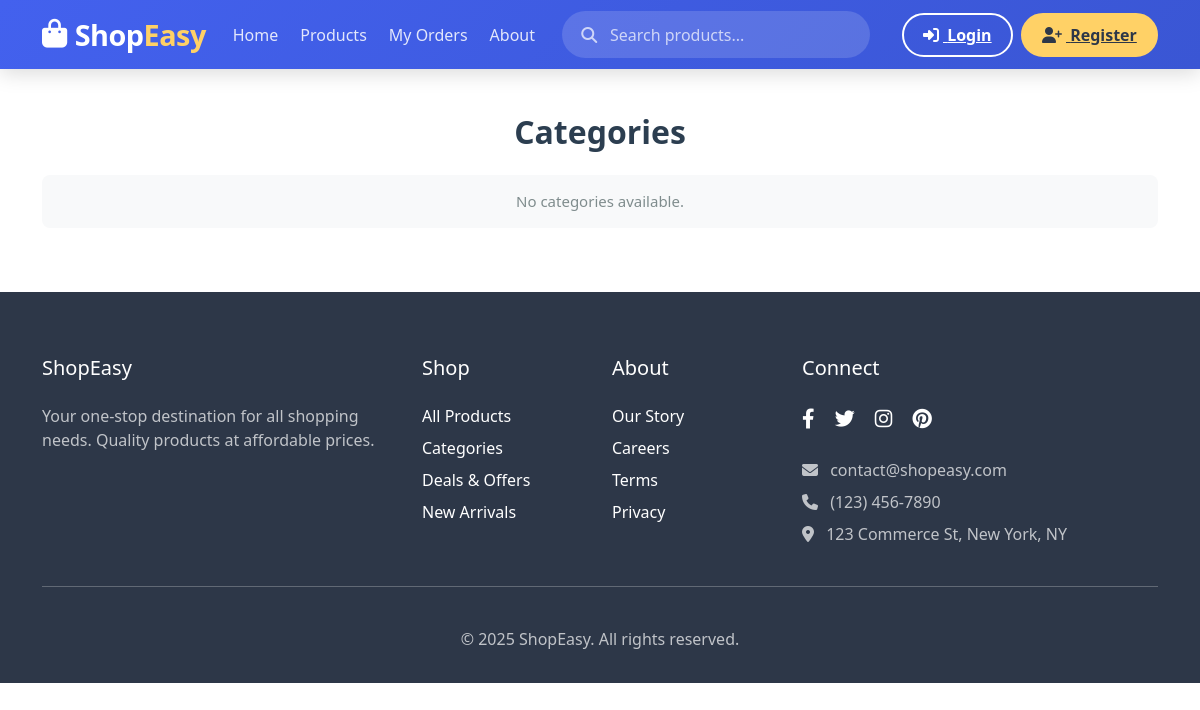
Page /categories/ on the earlier database version.
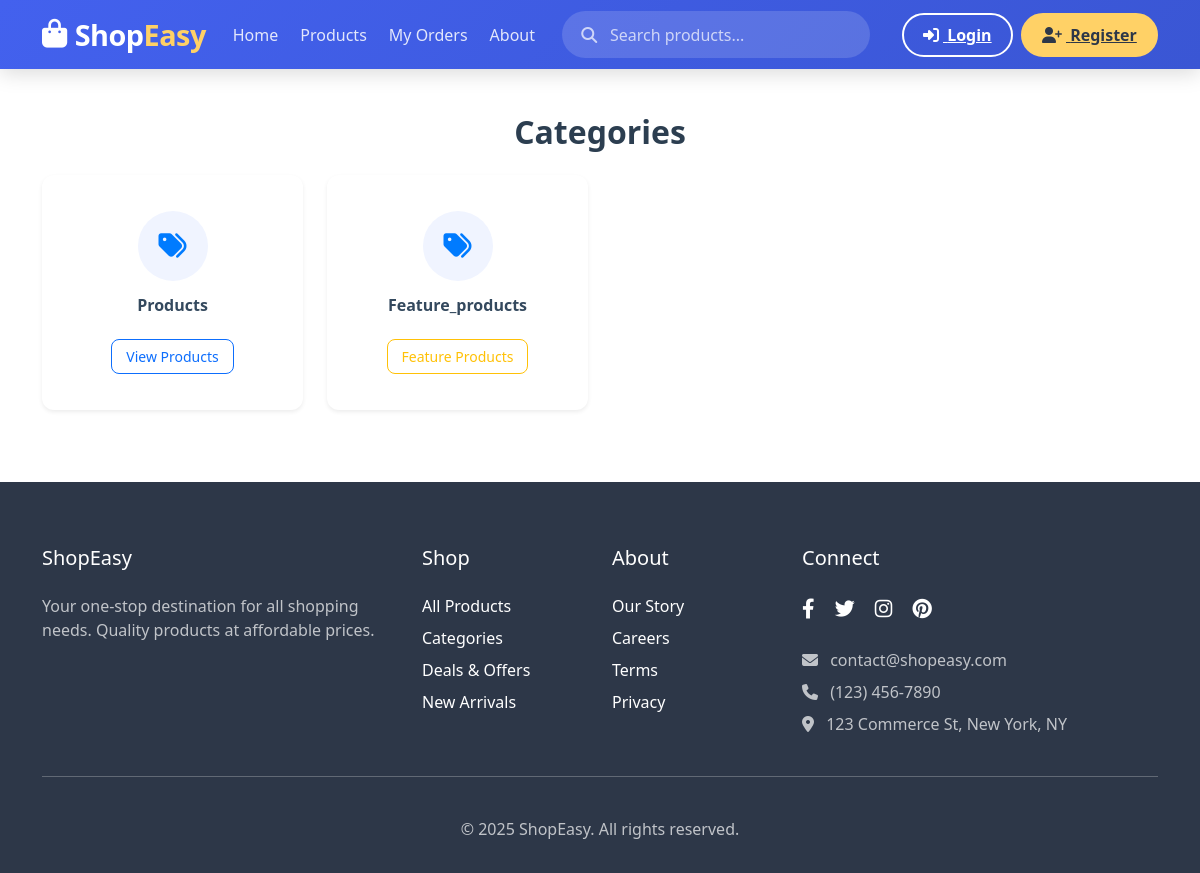
Same page on the later database version.
### ecommerce/models.py (models this page shows, shortened)
class Category(models.Model):
    category_id = models.AutoField(primary_key=True)
    name = models.CharField(max_length=100)
    is_visible = models.BooleanField(default=True)
    created_at = models.DateTimeField(auto_now_add=True)

### ecommerce/views.py (the view)
# urls.py: path('categories/', CategoryListView.as_view(), name='categories'),
class CategoryListView(ListView):
    model = Category
    template_name = 'ecommerce/categories.html'
    context_object_name = 'categories'
    queryset = Category.objects.filter(is_visible=True)

### ecommerce/templates/ecommerce/categories.html (shortened to what this page needs)
{% extends 'ecommerce/base.html' %} {% block title %}Categories{% endblock %} {% block content %}
<div class="container py-5">
  <h2 class="mb-4 text-center">Categories</h2>
  <div class="row">
    {% for category in categories %}
    <div class="col-12 col-sm-6 col-md-4 col-lg-3 mb-4">
      <div class="card category-card h-100 shadow-sm text-center">
        <div
          class="card-body d-flex flex-column justify-content-center align-items-center"
        >
          <div class="category-icon">
            <i class="fas fa-tags"></i>
          </div>
          <h5 class="category-title">{{ category.name }}</h5>
          {% if category.name == "Products" %}
          <a
            href="{% url 'categories_detail' category.category_id %}"
            class="btn btn-outline-primary btn-sm mt-auto"
          >
            View Products
          </a>
          {% elif category.feature_products.count %}
          <a
            href="{% url 'categories_detail' category.category_id %}?type=feature"
            class="btn btn-outline-warning btn-sm mt-2"
          >
            Feature Products
          </a>
          {% endif %}
        </div>
      </div>
    </div>
    {% empty %}
    <div class="col-12 text-center">
      <p class="no-categories">No categories available.</p>
    </div>
    {% endfor %}
  </div>
</div>
{% endblock %}

Differences in the rows shown:
added Category: name "Products", shows "View Products"
added Category: name "Feature_products", shows "Feature Products"
Other differences:
text no longer shown: "No categories available."
